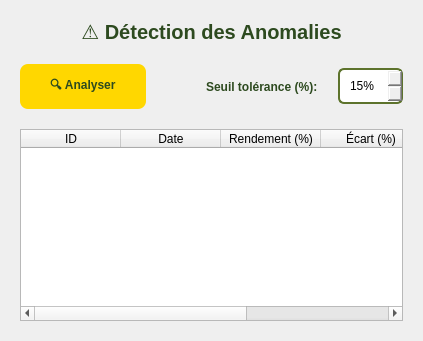
          <widget class="QWidget" name="tab4">
           <attribute name="title">
            <string>Détection Anomalies</string>
           </attribute>
           <layout class="QVBoxLayout" name="tab4Layout">
            <property name="spacing">
             <number>20</number>
            </property>
            <property name="margin" stdset="0">
             <number>20</number>
            </property>
            <item>
             <widget class="QLabel" name="anomalyTitle">
              <property name="styleSheet">
               <string>font-size: 20px; color: #2d4a1f; font-weight: bold;</string>
              </property>
              <property name="text">
               <string>⚠️ Détection des Anomalies</string>
              </property>
              <property name="alignment">
               <set>Qt::AlignmentFlag::AlignCenter</set>
              </property>
             </widget>
            </item>
            <item>
             <layout class="QHBoxLayout">
              <item>
               <widget class="QPushButton" name="btnAnalyzeProduction">
                <property name="styleSheet">
                 <string>background: #ffd700; color: #2d4a1f; border: none; padding: 12px 30px; border-radius: 8px; font-weight: bold;</string>
                </property>
                <property name="text">
                 <string>🔍 Analyser</string>
                </property>
               </widget>
              </item>
              <item>
               <spacer>
                <property name="orientation">
                 <enum>Qt::Orientation::Horizontal</enum>
                </property>
                <property name="sizeHint" stdset="0">
                 <size>
                  <width>40</width>
                  <height>20</height>
                 </size>
                </property>
               </spacer>
              </item>
              <item>
               <widget class="QLabel" name="labelThreshold">
                <property name="styleSheet">
                 <string>color: #2d4a1f; font-weight: bold;</string>
                </property>
                <property name="text">
                 <string>Seuil tolérance (%):</string>
                </property>
               </widget>
              </item>
              <item>
               <widget class="QSpinBox" name="inputThreshold">
                <property name="styleSheet">
                 <string>padding: 8px; border: 2px solid #5d732c; border-radius: 6px;</string>
                </property>
                <property name="suffix">
                 <string>%</string>
                </property>
                <property name="minimum">
                 <number>5</number>
                </property>
                <property name="maximum">
                 <number>50</number>
                </property>
                <property name="value">
                 <number>15</number>
                </property>
               </widget>
              </item>
             </layout>
            </item>
            <item>
             <widget class="QTableWidget" name="anomalyTable">
              <column>
               <property name="text">
                <string>ID</string>
               </property>
              </column>
              <column>
               <property name="text">
                <string>Date</string>
               </property>
              </column>
              <column>
               <property name="text">
                <string>Rendement (%)</string>
               </property>
              </column>
              <column>
               <property name="text">
                <string>Écart (%)</string>
               </property>
              </column>
              <column>
               <property name="text">
                <string>Statut</string>
               </property>
              </column>
             </widget>
            </item>
           </layout>
          </widget>
